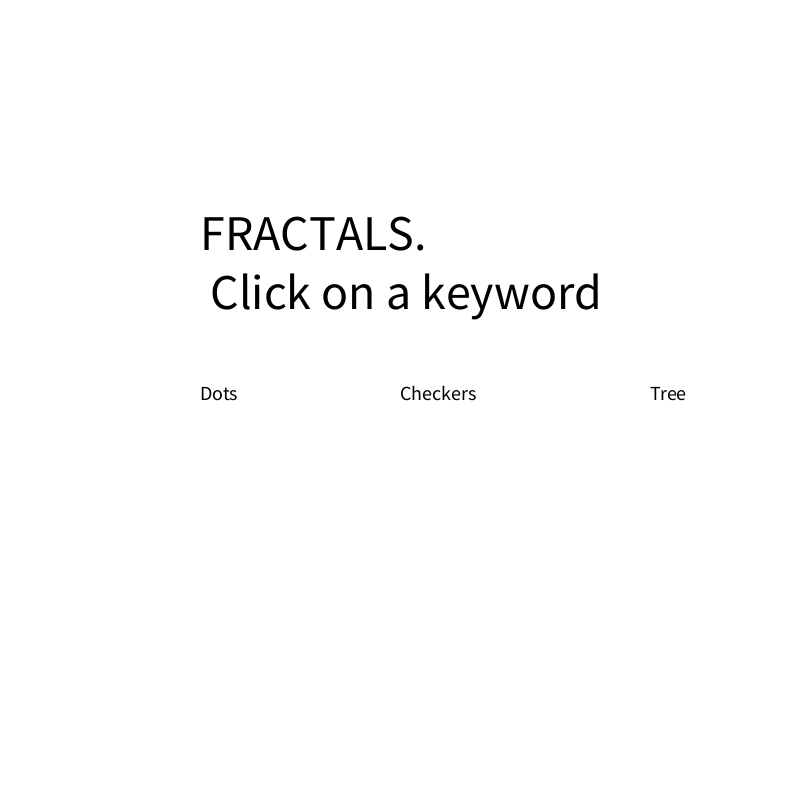
Frame 1 (no input)
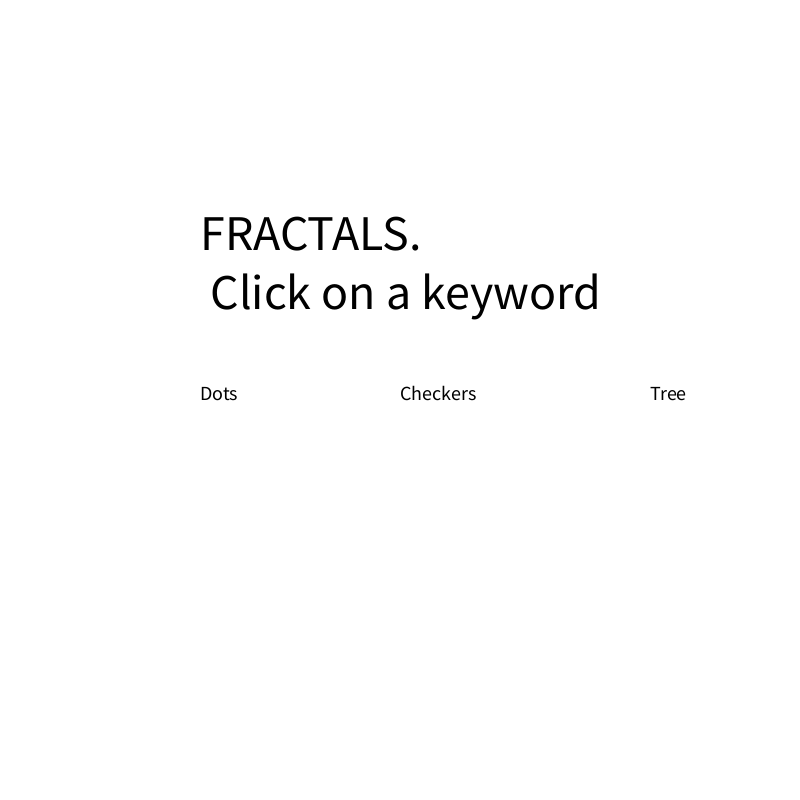
Frame 60 (the mouse pressed at the canvas centre just before this capture)
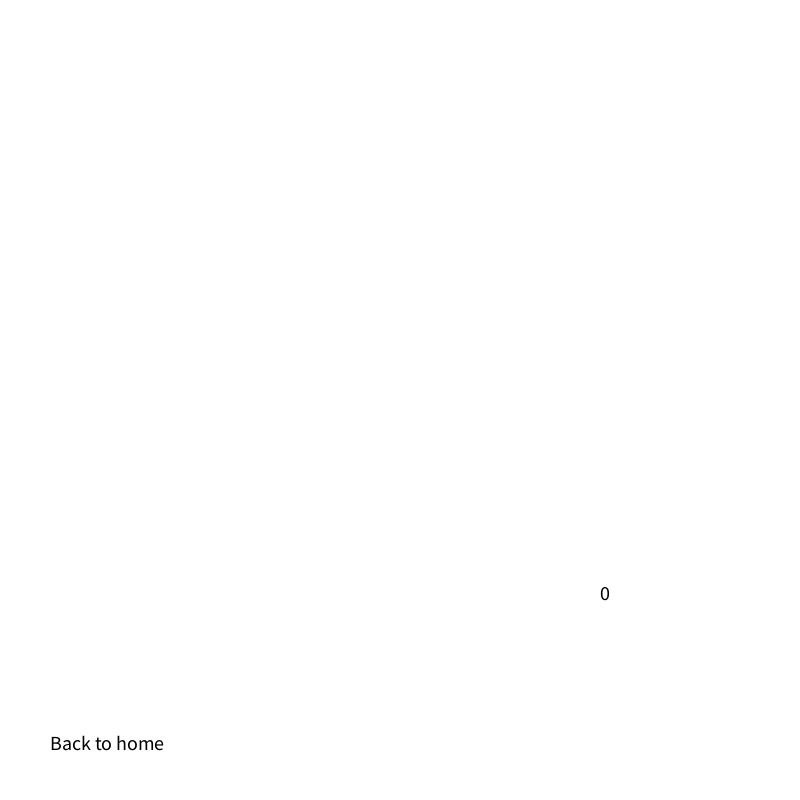
Frame 120 (the mouse held since frame 60 and released just before this capture)

The Processing sketch that drew these frames (run headless with seeded random() and noise(); from frame 60 on, the mouse is pressed at the canvas centre):

// Processing sketch: fractals
// ── fractals.pde
int level = 0;
int level1 = 0;
int colorDot = 255;
int n = 5;
float radius = 10;
int s = 2;
int GameState = 0;
float w = 300;
float h = 200;
float x = -150;
float y = -100;
float centerX = 0;
float centerY = 0;
float length = (float) 10.0;
float x2 = 0;
float y2 = 10;
float LineX = 400;
float LineY = 700;
float LineX2 = 400;
float LineY2 = 500;
int startX = 600;
int startY = 400;
  
   float scale1 = 0.7f;
   int angle = 4;
   int g = 1;
   int times2 = 1;
   int angle2 = 4;
   int branchLength = 0;

void setup() {
 size(800, 800); 
}

void drawDot(int level, float radius)
{
  pushMatrix();
  if (level <= 0)
    ellipse(0, 0, radius, radius);
  else // up and down - user input
  {
    
    drawDot(level-1, radius);
    //strokeWeight(pow(4, level));
    for (int i = 0; i<n; i++)
    {  
      
      pushMatrix();
      rotate(i*2*PI/n);
      scale(1f/s); //change scale to get different figures
      radius += level*2;
      translate(250, 0);
      drawDot(level-1, radius);
      popMatrix();
      
    }
    //draw the dot w new origin, and rotate, w/ matrix 
  }
  popMatrix();
}

ArrayList<Rectangle> rects = new ArrayList<Rectangle>();
  
  public ArrayList<Rectangle> split(ArrayList<Rectangle> rects)
  {
    ArrayList<Rectangle> result = new ArrayList<Rectangle>();
    
    for (Rectangle s: rects)
    {
      ArrayList<Rectangle> temp = s.split();
      result.add(s);
      for (Rectangle a: temp)
        result.add(a);
    }
    return result;
  }
  
 void recalculate()
  {
    rects.add(new Rectangle(x, y, w, h, 2));
    
    for (int i=0; i<level1; i++)
    {
      rects = split(rects);  
    }

  }
  
   void drawCheck(int level)
  {
    
    drawRect(rects);
    
  }
  
   void drawRect(ArrayList<Rectangle> rects)
  {
    
    for (int i=0;i<rects.size(); i++)
    {
      
      if (rects.get(i).rectColor == 1)
      {  
        fill(0);
        stroke(255);
      }
      else
      {
        fill(255);
      }
      
      rects.get(i).display();
    }
  
  }
  
  
   void recalc()
  {
    lines = new ArrayList<Line>();
    lines.add(new Line(LineX, LineY, LineX2, LineY2));
    for (int i = 0; i<level; i++)
      lines = branch(lines);
  
  }
  
  ArrayList<Line> lines = new ArrayList<Line>();
  
   ArrayList<Line> branch(ArrayList<Line> lines)
  {
    ArrayList<Line> result = new ArrayList<Line>();
    
    for (Line a: lines)
    {
      ArrayList<Line> temp = a.split(scale1, angle, g, times2, angle2, branchLength);
      result.add(a);
      for (Line c: temp)
        result.add(c);
    }
  
    return result;
  }
  
   void drawTree(int level)
  {
    drawLine(lines);
  }
  
   void drawLine(ArrayList<Line> lines)
  {
    for (Line b: lines)
    {
      stroke(0);
      b.display();
    }
  }
  
     void draw()
    {
        if (GameState == 0)
        {
          background(255);
          //startScreen();
          textSize(50);
          fill(0);
          text("FRACTALS. \n Click on a keyword", 200, 250); 
          textSize(20);
          text("Dots", 200, 400);
          text("Checkers", 400, 400);
          text("Tree", 650, 400);
        }
        else if (GameState == 1)
        {
          background(255);
          fill(0);
          textSize(20);
          text("Scale", 25, 50);
          text("Bigger", 100, 50);
          text("Smaller", 100, 100);
          text("Number of Turns", width-300, 50);
          text("Increase", width - 100, 50);
          text("Decrease", width - 100, 100);
          text("Back to home", 50, 750); 
          text("Black dot", 750, 750);
         
          translate(width/2, height/2);
          fill(colorDot);
        
          drawDot(level, radius);
        }
        else if (GameState == 2)
        {
          background(255);
          fill(0);
          text("Back to home", 50, 750);
          translate(width/2, height/2);
          drawCheck(level);
          fill(0);
          text(level1, 200, 200);
           
        }
        else if (GameState == 3)
        {
          background(255);
          text("Scale: ", 20, 50);
          text("Smaller", 75, 50);
          text("Bigger", 75, 100);
          text("Angles: ", 225, 50);
          text(" Increase ", 300, 50);
          text(" Decrease  ", 300, 100);
          
          text("Number of Branches:  ", 450, 50);
          text(" More ", 650, 50);
          text(" Less ", 650, 100);
          text("Longer branch ", 100, 780);
          text("Shorter branch", 300, 780);
          text("Make angles different.", 500, 780);
          text("Back to home", 2, 700); 
          drawTree(level);
        }
        
    }
    
     void deFault()
  {
    level = 0;
    scale1 = 0.7f;
    angle = 4;
    g = 1;
    times2 = 1;
    angle2 = 4;
    
  }
  
    ArrayList<Circle> circles = new ArrayList<Circle>();
    
    int standard = 5;
    float circlex = 399;
    float circley = 399;
    int red = 255;
    int green = 0;
    int blue = 0;
    int time = 0;
    int vx = 1;
    int vy = 1;
    
     void displayCircles()
    {
      for (Circle c: circles)
      {
        if (c.Time < standard)
        {
          c.display();
          standard++;
        }
      }
    
    }
    
     void addCircles(float Circlex, float Circley, int Red, int Green, int Blue, int Time)
    {
      if (Circlex + vx >= 775 || Circlex + vx <= 0)
        vx = -vx;
      else if (Circley + vy >= 0 || Circley + vy >= 775)
        vy = -vy;
      circles.add(new Circle(Circlex + vx, Circley + vy, Red, Green, Blue, Time));
      if (red > 0 && green < 255)
      {
        red -= 5;
        green += 5;
      }
      else if (green <= 255 && green > 0 && blue < 255)
      {
        green -= 5;
        blue += 5;
      }
      else if (blue <= 255 && blue > 0 && red <255)
      {
        blue -= 5;
        red += 5;
      }
      
    }
    
     void startScreen()
    {
      for (int i = 0; i < 100; i++)
      {
        addCircles(circlex, circley, red, green, blue, time);
        for (int j = 0; j < circles.size(); j++)
          circles.get(j).plusTime();
        displayCircles();
      }
      
      
    }
    
     void mousePressed()
    {
      if (GameState == 0)
      {
        if (mouseX < 300)
          GameState = 1;
        else if (mouseX < 600 && mouseX > 300)
          GameState = 2;
        else if (mouseX > 600)
        {
          stroke(0);
          fill(0);
          GameState = 3;
        }
      }
      else if (GameState == 1)
      {
        if (mouseX < 100 && mouseY > 700 & mouseY<790)
        {
          level = 0;
          GameState = 0;
        }
        else if (mouseX > 700 && mouseY > 700 && colorDot == 0)
          colorDot = 255;
        else if (mouseX > 700 && mouseY > 700)
          colorDot = 0;
        else if (mouseX > 70 && mouseX < 150 && mouseY < 75)
        {
          s --;
        }
        else if (mouseX > 70 && mouseX < 150 && mouseY > 25 && mouseY < 150)
        {
          s ++;
        }
        
        else if (mouseX > width - 290 && mouseY < 80)
        {
          n ++;
        }
        else if (mouseX > width - 290 && mouseY < 140 && mouseY > 90)
        {
          n --;
        }
        
      }
      else if (GameState == 2)
      {
        if (mouseX < 100 && mouseY > 700 & mouseY<790)
        {
          level1 = 0;
          GameState = 0;
        }
      
      }
      else if (GameState == 3)
      {
        if (mouseX>250 && mouseX<350 && mouseY<65)
        {
          angle ++;
          angle2 ++;
          recalc();
        }
        else if (mouseX>250 && mouseX<350 && mouseY>65 && mouseY < 135)
        {
          angle--;
          angle2--;
          recalc();
        }
        else if (mouseX > 30 && mouseX < 120 && mouseY < 65)
        {
          scale1 -= 0.1f;
          recalc();
      }
        else if (mouseX > 30 && mouseX < 120 && mouseY > 65 && mouseY < 135)
        {
          scale1 += 0.1f;
          recalc();
        }
      
        else if (mouseX>600 && mouseX<700 && mouseY<75)
        {
          g++;
          recalc();
        }
        else if (mouseX>600 && mouseX < 700 && mouseY > 75 && mouseY < 125)
        {
          g--;
          recalc();
        }
        
        else if (mouseX>100 && mouseX<250 && mouseY>750)
        {
          branchLength ++; 
          recalc();
        
        }
        else if (mouseX > 250 && mouseX < 400 && mouseY > 750)
        {
          branchLength --;
          recalc();
        }
        else if (mouseX>470 && mouseX<700 && mouseY>750)
        {
          angle2 = 2+ (int) (Math.random()*11);
          recalc();
        }
        else if (mouseX < 150 && mouseY > 650 & mouseY< 725)
        {
          deFault();
          recalc();
          GameState = 0;
          
        }
        
      
      }
      
    
    }
    
     void keyPressed()
    {
      if (GameState == 0)
      {
        if (key == '1')
          GameState = 1;
        else if (key == '2')
          GameState = 2;
        else if (key == '3')
          GameState = 3;
      }
      else if (GameState == 1)
      {
        if (keyCode == UP)
          level++;
        else if (keyCode == DOWN)
          level--;
        else if (key == 'e')
          s ++ ;
        else if (key == 'd')
          s -- ;
        else if (key == 'q')
          n ++;
        else if (key == 'a')
          n --;  
      }
      else if (GameState == 2)
      {
        if (keyCode == UP)
        {
          if (level1 < 4)
            level1 ++;
          recalculate();
          
          
        }
        else if (keyCode == DOWN)
        {
          level1--;
          recalculate();
        }
        
      
      }
      
      else if (GameState == 3)
      {
        if (keyCode == UP)
        {
          level ++;
          recalc();
        
        }
        else if (keyCode == DOWN)
        {  
          level --;
          recalc();
        }
        else if (key == 'w')
        {  
          scale1 += 0.1f;
          recalc();
          
        }
        else if (key == 's')
        {
          scale1 -= 0.1f;
          recalc();
        }
        else if (key == '1')
        {
          g = 6;
        }
      }
      
    }

   
    int count = 0;

    // private stuff below
    //private Dot d;
    
 class Circle
{

   float X1;
   float Y1;
   int Time;
   int red;
   int green;
   int blue;

   int Color;
  
   Circle(float x1, float y1, int red, int green, int blue, int time)
  {
    X1 = x1;
    Y1 = y1;
    this.red = red;
    this.blue = blue;
    this.green = green;
    Time = time;
    
  }
  
   void display()
  {
    stroke(red, green, blue);
    ellipse(X1, Y1, 50, 50);
  }
  
   void plusTime()
  {
    Time ++;
  }


  
}




 class Rectangle
{
   Rectangle(float x, float y, float w, float h, int rectColor)
  {
    this.x = x;
    this.y = y;
    this.w = w;
    this.h = h;
    
    this.rectColor = rectColor;
  }
  
  
  
   void display()
  {
    
    rect(x,y,w,h);
  
  }
  
  
  
   ArrayList<Rectangle> split()
  {
    ArrayList<Rectangle> result = new ArrayList<Rectangle>();
    
    
    if (rectColor == 1)
      return result;
    else if (rectColor == 2)
    {
      result.add(new Rectangle(x, y, w/2, h/2, 1));
      result.add(new Rectangle(x+w/2, y+h/2, w/2, h/2, 1));


      result.add(new Rectangle(x, y+h/2, w/2, h/2, 2));
      result.add(new Rectangle(x+w/2, y, w/2, h/2, 2));
    }
      
      
    
    
    
    return result;
    
  }
    
  
   float x;
   float y;
   float w;
   float h;
   int rectColor;
  
  //ArrayList<Rectangle> rects;
  


}




public class Line
{


  public Line(float LineX, float LineY, float LineX2, float LineY2)
  {
    this.LineX = LineX;
    this.LineY = LineY;
    this.LineX2 = LineX2;
    this.LineY2 = LineY2;
    
    
    
  }
  
  
  public void display()
  {
    
    line(LineX,LineY,LineX2,LineY2);
  
  }
  
  
  
  
   ArrayList<Line> split(float scale1, int angle, int g, int times2, int angle2, int branchLength)
  {
    ArrayList<Line> result = new ArrayList<Line>();
    int times = 1;
    for (int i = 0; i<g ; i++)
    {
      endpoint = new PVector(LineX2-LineX, LineY2-LineY);
      endpoint.mult(scale1);
      endpoint.rotate(times*PI/angle);
      endpoint.add(LineX2, LineY2);
      result.add(new Line(LineX2, LineY2, endpoint.x, endpoint.y));
      
      endpoint2 = new PVector(LineX2-LineX, LineY2-LineY);
      endpoint2.mult(scale1);
      endpoint2.rotate(-PI*times2/angle2);
      endpoint2.add(LineX2 - branchLength, LineY2 - branchLength);
      result.add(new Line(LineX2, LineY2, endpoint2.x, endpoint2.y));
      
      times ++;
      times2 ++;
    }
    
    /*
    endpoint2 = new PVector(LineX2-LineX, LineY2-LineY);
    endpoint2.mult(scale);
    endpoint2.rotate(-PApplet.PI/4);
    endpoint2.add(LineX2, LineY2);
    result.add(new Line(papplet, LineX2, LineY2, endpoint2.x, endpoint2.y));
    */
    return result;
    
    
  }
    
  
  private float LineX;
  private float LineY;
  private float LineX2;
  private float LineY2;
  PVector endpoint, endpoint2;
  

}


  
